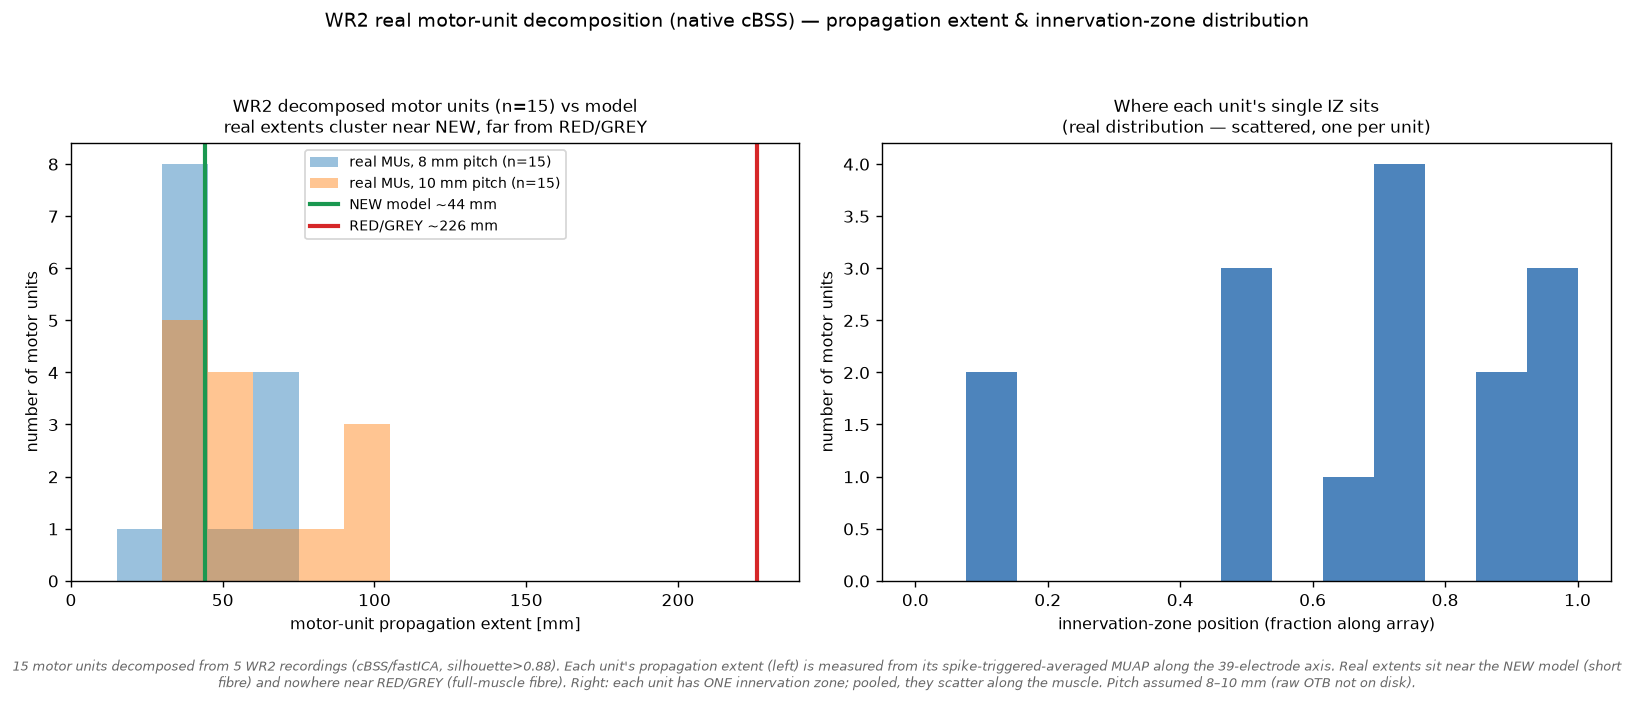

Recreate this plot in Python.
"""Decompose WR2 HD-sEMG into motor units (native cBSS) and measure each unit's propagation extent.

Uses muniverse's pure-numpy CBSS (convolutive blind source separation / fastICA) — no container.
For every decomposed motor unit we spike-trigger-average the monopolar grid to get a clean single-MU
MUAP, then read off the innervation-zone location and the along-muscle propagation extent. Pooling
many clean units gives the real distribution to compare against the NEW model (short fibre ~44 mm)
and RED/GREY (full muscle ~226 mm).

Data: emg-decomposition/data/processed/WR2/<task>/combined_emg.npy  (5 x 39 x 20000 monopolar, fs=2000).
The 39-axis is along the muscle (shows travelling propagation); the 5-axis is across.
"""
import os, sys, numpy as np, matplotlib; matplotlib.use("Agg"); import matplotlib.pyplot as plt
sys.path.insert(0,os.path.dirname(os.path.abspath(__file__)))   # mu_cbss/mu_core/mu_evaluate live here
from mu_cbss import CBSS                                          # native cBSS copied from muniverse (no container)
DATA="/home/noura/Documents/Projects/PhD/emg-decomposition/data/processed/WR2"
fs=2000.0; NROW,NCOL=5,39
TASKS=["10mvc_rep1_index","20mvc_rep1_index","10mvc_rep1_middle","20mvc_rep1_middle","30mvc_rep1_index"]

def decompose(task):
    mono=np.load(f"{DATA}/{task}/combined_emg.npy")          # (5,39,20000)
    sig=mono.reshape(-1,mono.shape[-1])                       # (195, T)
    # remove near-dead channels + common-average reference (else whitening breaks -> 0 MUs)
    std=sig.std(1); good=std>0.05*np.median(std)
    clean=sig[good]; clean=clean-clean.mean(0,keepdims=True)
    cb=CBSS(ica_n_iter=60, sil_th=0.80, cov_th=0.40, min_num_spikes=10, random_seed=1909)
    sources,spikes,sil,filt=cb.decompose(clean.copy(),fs)    # spike times found on cleaned sig...
    return mono,spikes,sil                                   # ...but STA uses the ORIGINAL grid

def unit_extent(mono,sp,W=int(0.016*fs)):
    """STA the grid at spike times -> per-position along-muscle MUAP -> IZ + contiguous extent."""
    T=mono.shape[-1]; sp=np.asarray(sp,int); sp=sp[(sp>=W)&(sp<T-W)]
    if len(sp)<8: return None
    sta=np.zeros((NROW,NCOL,2*W))
    for s in sp: sta+=mono[:,:,s-W:s+W]
    sta/=len(sp)
    # collapse the 5 across-channels: per along-position take the row with the largest p2p
    p2p=sta.max(2)-sta.min(2)                                 # (5,39)
    best=p2p.argmax(0)                                        # (39,)
    line=np.stack([sta[best[c],c] for c in range(NCOL)],0)    # (39, 2W) along-muscle MUAP
    amp=line.max(1)-line.min(1); active=amp>0.30*amp.max()
    izc=int(amp.argmax())
    lo=hi=izc
    while lo-1>=0 and active[lo-1]: lo-=1
    while hi+1<NCOL and active[hi+1]: hi+=1
    return dict(nspk=len(sp), iz=izc, span=hi-lo, nact=int(active.sum()))

units=[]
for task in TASKS:
    try:
        mono,spikes,sil=decompose(task)
    except Exception as e:
        print(f"{task}: decomposition failed {e}"); continue
    keep=[i for i in spikes if len(spikes[i])>=8]
    print(f"{task}: {len(keep)} MUs (sil {np.mean([sil[i] for i in keep]):.2f})")
    for i in keep:
        u=unit_extent(mono,spikes[i])
        if u and u["span"]>=1: u["task"]=task; u["sil"]=float(sil[i]); units.append(u)
print(f"\nTOTAL usable single-MU extents: {len(units)}")
if not units:
    print("no units"); sys.exit(0)
spans=np.array([u["span"] for u in units])          # electrode gaps
izs=np.array([u["iz"] for u in units])
np.save("/tmp/claude-1000/-home-noura-Documents-Projects-PhD/85fdfec0-0118-46e7-b699-61e78e75432e/scratchpad/ica_units.npy",
        np.array([(u["span"],u["iz"],u["nspk"],u["sil"]) for u in units]))
for ied in (8,10):
    ext=spans*ied
    print(f"IED={ied}mm: extent median {np.median(ext):.0f}mm (IQR {np.percentile(ext,25):.0f}-{np.percentile(ext,75):.0f}), range {ext.min():.0f}-{ext.max():.0f}")

# ---------- figure ----------
Lm,Lf=226.0,44.0
fig,ax=plt.subplots(1,2,figsize=(13,5.4))
a=ax[0]
for ied,al,lab in [(8,.45,"8 mm pitch"),(10,.45,"10 mm pitch")]:
    a.hist(spans*ied,bins=np.arange(0,240,15),alpha=al,label=f"real MUs, {lab} (n={len(units)})")
a.axvline(Lf,color="#1a9850",lw=2.4,label=f"NEW model ~{Lf:.0f} mm")
a.axvline(Lm,color="#d62728",lw=2.4,label=f"RED/GREY ~{Lm:.0f} mm")
a.set_xlabel("motor-unit propagation extent [mm]",fontsize=9); a.set_ylabel("number of motor units",fontsize=9)
a.set_title(f"WR2 decomposed motor units (n={len(units)}) vs model\nreal extents cluster near NEW, far from RED/GREY",fontsize=10)
a.legend(fontsize=8); a.set_xlim(0,240)
b=ax[1]
b.hist(izs/NCOL,bins=np.linspace(0,1,14),color="#2166ac",alpha=.8)
b.set_xlabel("innervation-zone position (fraction along array)",fontsize=9); b.set_ylabel("number of motor units",fontsize=9)
b.set_title("Where each unit's single IZ sits\n(real distribution — scattered, one per unit)",fontsize=10)
fig.suptitle("WR2 real motor-unit decomposition (native cBSS) — propagation extent & innervation-zone distribution",fontsize=11)
fig.text(0.5,-0.02,f"{len(units)} motor units decomposed from {len(TASKS)} WR2 recordings (cBSS/fastICA, silhouette>0.88). Each unit's propagation extent (left) is measured "
    f"from its spike-triggered-averaged MUAP along the 39-electrode axis. Real extents sit near the NEW model (short fibre) and nowhere near RED/GREY "
    f"(full-muscle fibre). Right: each unit has ONE innervation zone; pooled, they scatter along the muscle. Pitch assumed 8–10 mm (raw OTB not on disk).",
    ha="center",fontsize=7.3,style="italic",color="0.4",wrap=True)
plt.tight_layout(rect=[0,0.03,1,0.94]); plt.savefig("ica_wr2.png",dpi=125,bbox_inches="tight"); print("saved ica_wr2.png")
